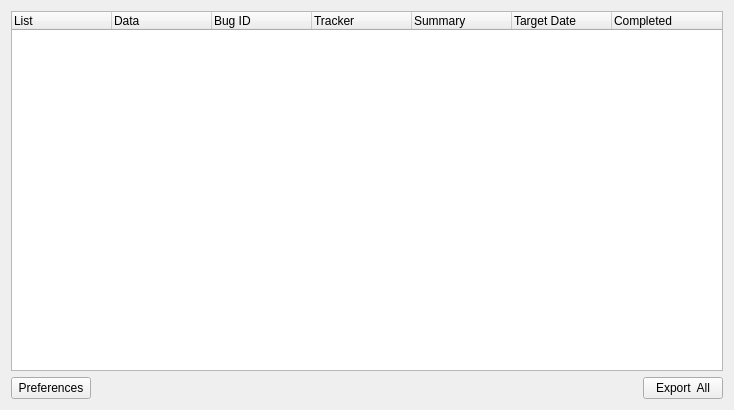
<?xml version="1.0" encoding="UTF-8"?>
<ui version="4.0">
 <class>ToDoListWidget</class>
 <widget class="QWidget" name="ToDoListWidget">
  <property name="geometry">
   <rect>
    <x>0</x>
    <y>0</y>
    <width>734</width>
    <height>410</height>
   </rect>
  </property>
  <property name="windowTitle">
   <string>Form</string>
  </property>
  <layout class="QVBoxLayout" name="verticalLayout">
   <item>
    <widget class="BugTreeWidget" name="bugTreeWidget">
     <property name="dragEnabled">
      <bool>true</bool>
     </property>
     <property name="dragDropMode">
      <enum>QAbstractItemView::DragDrop</enum>
     </property>
     <property name="defaultDropAction">
      <enum>Qt::MoveAction</enum>
     </property>
     <property name="alternatingRowColors">
      <bool>true</bool>
     </property>
     <property name="columnCount">
      <number>7</number>
     </property>
     <column>
      <property name="text">
       <string>List</string>
      </property>
     </column>
     <column>
      <property name="text">
       <string>Data</string>
      </property>
     </column>
     <column>
      <property name="text">
       <string>Bug ID</string>
      </property>
     </column>
     <column>
      <property name="text">
       <string>Tracker</string>
      </property>
     </column>
     <column>
      <property name="text">
       <string>Summary</string>
      </property>
     </column>
     <column>
      <property name="text">
       <string>Target Date</string>
      </property>
     </column>
     <column>
      <property name="text">
       <string>Completed</string>
      </property>
     </column>
    </widget>
   </item>
   <item>
    <layout class="QHBoxLayout" name="horizontalLayout">
     <item>
      <widget class="QPushButton" name="preferencesButton">
       <property name="text">
        <string>Preferences</string>
       </property>
      </widget>
     </item>
     <item>
      <spacer name="horizontalSpacer">
       <property name="orientation">
        <enum>Qt::Horizontal</enum>
       </property>
       <property name="sizeHint" stdset="0">
        <size>
         <width>40</width>
         <height>20</height>
        </size>
       </property>
      </spacer>
     </item>
     <item>
      <widget class="QPushButton" name="syncAllButton">
       <property name="text">
        <string>Export  All</string>
       </property>
      </widget>
     </item>
    </layout>
   </item>
  </layout>
 </widget>
 <customwidgets>
  <customwidget>
   <class>BugTreeWidget</class>
   <extends>QTreeWidget</extends>
   <header>BugTreeWidget.h</header>
  </customwidget>
 </customwidgets>
 <resources/>
 <connections/>
</ui>
